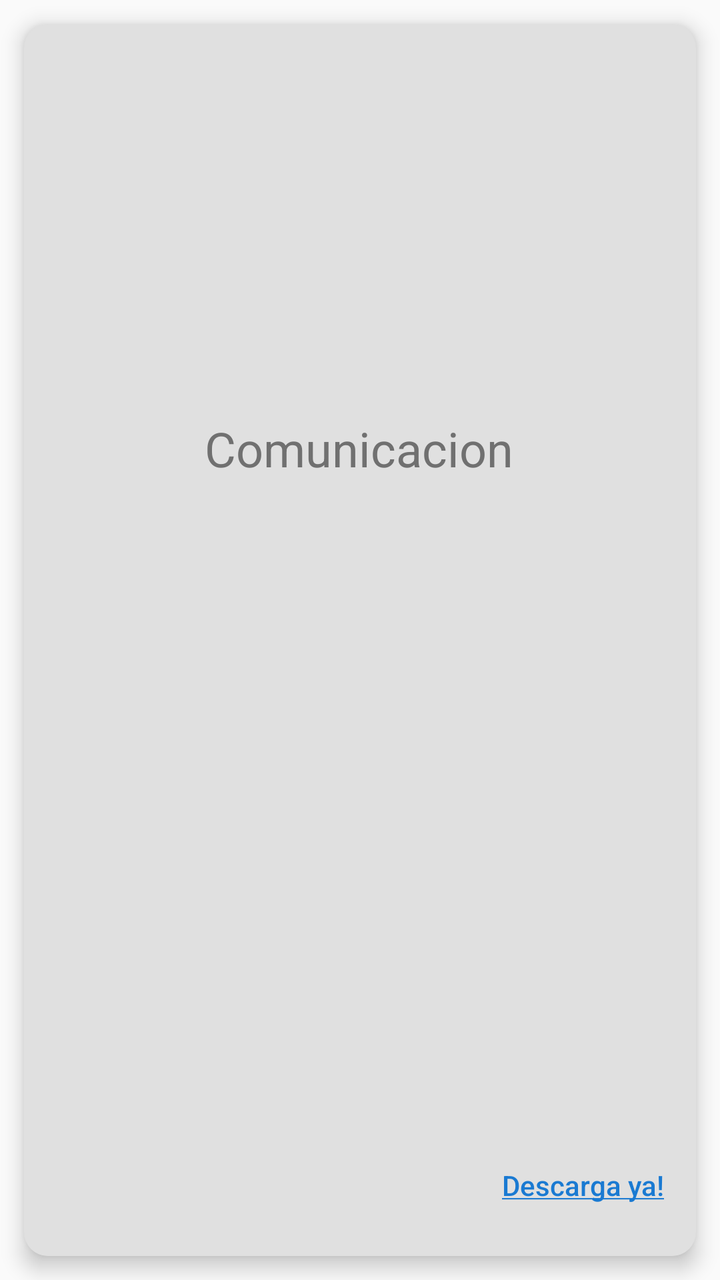
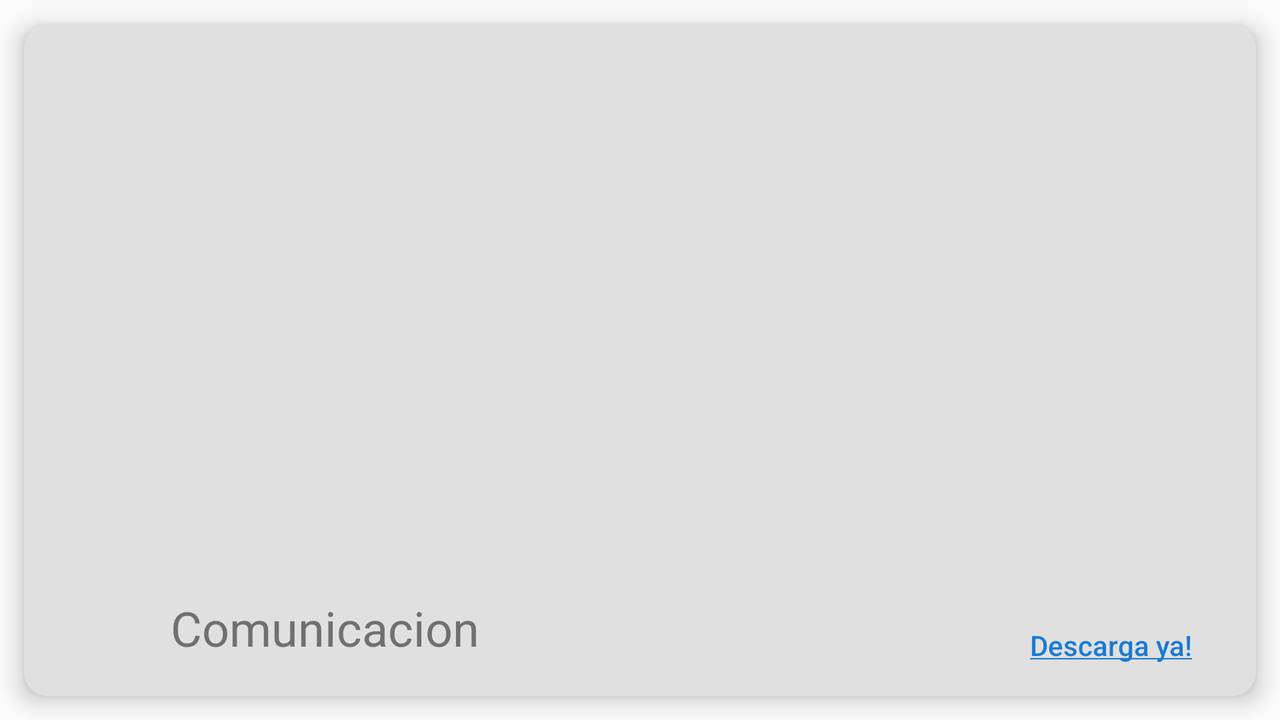

Two renders of one Android screen. The first uses the default layout on a phone; the second uses the alternative layout the repository ships for a different screen configuration, on a matching device. The two XML files are below.
<!-- AndroidManifest.xml: application theme lightTheme -->
<!-- res/layout/slide_secciones_layout.xml -->
<?xml version="1.0" encoding="utf-8"?>
<RelativeLayout xmlns:android="http://schemas.android.com/apk/res/android"
    xmlns:app="http://schemas.android.com/apk/res-auto"
    xmlns:tools="http://schemas.android.com/tools"
    android:layout_width="match_parent"
    android:layout_height="match_parent"
    >

    <androidx.cardview.widget.CardView
        android:id="@+id/cd_total"
        android:layout_width="match_parent"
        android:layout_height="match_parent"
        android:layout_marginStart="12dp"
        android:layout_marginLeft="12dp"
        android:layout_marginTop="12dp"
        android:layout_marginEnd="12dp"
        android:layout_marginBottom="12dp"
        app:cardCornerRadius="12dp"
        app:cardElevation="6dp"
        app:cardBackgroundColor="?cardbackground">

        <androidx.constraintlayout.widget.ConstraintLayout
            android:id="@+id/cd_app"
            android:layout_width="match_parent"
            android:layout_height="match_parent"
            android:background="?cardbackground"
            android:gravity="center"
            android:orientation="vertical"
            android:padding="16dp">

            <Button
                android:id="@+id/descarga_btn"
                android:layout_width="wrap_content"
                android:layout_height="wrap_content"
                android:layout_marginBottom="10dp"
                android:background="@android:color/transparent"
                android:gravity="bottom|right"
                android:text="@string/descarga"
                android:textAllCaps="false"
                android:textColor="?colorAccent"
                app:layout_constraintBottom_toBottomOf="parent"
                app:layout_constraintEnd_toEndOf="parent" />

            <ImageView
                android:id="@+id/slide_image"
                android:layout_width="170dp"
                android:layout_height="132dp"
                android:layout_marginTop="20dp"
                android:minWidth="150dp"
                android:minHeight="150dp"
                app:layout_constraintEnd_toEndOf="parent"
                app:layout_constraintStart_toStartOf="parent"
                app:layout_constraintTop_toTopOf="parent"
                app:srcCompat="@drawable/whatsapp" />

            <TextView
                android:id="@+id/slide_description"
                android:layout_width="322dp"
                android:layout_height="267dp"

                android:layout_marginStart="16dp"
                android:layout_marginLeft="16dp"
                android:layout_marginTop="26dp"
                android:layout_marginEnd="16dp"
                android:layout_marginRight="16dp"
                android:justificationMode="inter_word"
                android:textColor="?button"
                app:layout_constraintEnd_toEndOf="parent"
                app:layout_constraintHorizontal_bias="0.484"
                app:layout_constraintStart_toStartOf="parent"
                app:layout_constraintTop_toBottomOf="@+id/slide_heading" />

            <TextView
                android:id="@+id/colores_text"
                android:layout_width="wrap_content"
                android:layout_height="wrap_content"
                android:text="TextView"
                android:textColor="?colorAccent"
                android:visibility="invisible"
                app:layout_constraintEnd_toEndOf="parent"
                app:layout_constraintTop_toTopOf="parent" />

            <TextView
                android:id="@+id/slide_heading"
                android:layout_width="wrap_content"
                android:layout_height="wrap_content"
                android:layout_marginTop="28dp"
                android:text="Comunicacion"
                android:textColor="?button"
                android:textSize="24sp"
                app:layout_constraintEnd_toEndOf="parent"
                app:layout_constraintHorizontal_bias="0.497"
                app:layout_constraintStart_toStartOf="parent"
                app:layout_constraintTop_toBottomOf="@+id/slide_image" />

        </androidx.constraintlayout.widget.ConstraintLayout>


    </androidx.cardview.widget.CardView>






</RelativeLayout>
<!-- resources referenced by this layout -->
<resources>
  <string name="descarga"><u>Descarga ya!</u></string>
  <style name="lightTheme" parent="Theme.AppCompat.Light.NoActionBar">
          
  
          <item name="colorPrimary">#EBEBEBEB</item>
          <item name="colorPrimaryDark">#E0E0E0</item>
          <item name="colorAccent">#1A7AD2</item>
          <item name="backgroundcolor">#F5F5F5</item>
          <item name="cardbackground">#E0E0E0</item>
          <item name="text">#000000</item>
          <item name="buscador">@color/blanco</item>
          <item name="button">#707070</item>
          <item name="simbolo">@color/negro</item>
          <item name="barraNav">#2196f3</item>
          <item name="icon">@drawable/buscar</item>
          <item name="iconhome">@drawable/homelight</item>
          <item name="iconeasit">@drawable/logoeasiticonoletrasblanco</item>
  
  
      </style>
  <color name="blanco">#ffff</color>
  <color name="negro"> #000</color>
  <!-- drawable buscar: png bitmap (drawable-v24, 14741 bytes) -->
  <!-- drawable homelight: png bitmap (drawable, 10597 bytes) -->
  <!-- drawable logoeasiticonoletrasblanco: png bitmap (drawable-v24, 39218 bytes) -->
</resources>
<!-- res/layout-land/slide_secciones_layout.xml (the repository's variant of the layout above) -->
<!-- drawn on the phone turned sideways -->
<?xml version="1.0" encoding="utf-8"?>
<RelativeLayout xmlns:android="http://schemas.android.com/apk/res/android"
    xmlns:app="http://schemas.android.com/apk/res-auto"
    xmlns:tools="http://schemas.android.com/tools"
    android:layout_width="match_parent"
    android:layout_height="match_parent"
    >

    <androidx.cardview.widget.CardView
        android:id="@+id/cd_total"
        android:layout_width="match_parent"
        android:layout_height="match_parent"
        android:layout_marginStart="12dp"
        android:layout_marginLeft="12dp"
        android:layout_marginTop="12dp"
        android:layout_marginEnd="12dp"
        android:layout_marginBottom="12dp"
        app:cardCornerRadius="12dp"
        app:cardElevation="6dp"
        app:cardBackgroundColor="?cardbackground">

        <androidx.constraintlayout.widget.ConstraintLayout
            android:id="@+id/cd_app"
            android:layout_width="match_parent"
            android:layout_height="match_parent"
            android:background="?cardbackground"
            android:gravity="center"
            android:orientation="vertical"
            android:padding="16dp">

            <Button
                android:id="@+id/descarga_btn"
                android:layout_width="wrap_content"
                android:layout_height="wrap_content"
                android:layout_marginEnd="16dp"
                android:layout_marginRight="16dp"
                android:background="@android:color/transparent"
                android:gravity="bottom|right"
                android:text="@string/descarga"
                android:textAllCaps="false"
                android:textColor="?colorAccent"
                app:layout_constraintBottom_toBottomOf="parent"
                app:layout_constraintEnd_toEndOf="parent" />

            <ImageView
                android:id="@+id/slide_image"
                android:layout_width="120dp"
                android:layout_height="120dp"
                android:layout_marginTop="20dp"
                android:minWidth="120dp"
                android:minHeight="120dp"
                app:layout_constraintEnd_toEndOf="parent"
                app:layout_constraintHorizontal_bias="0.137"
                app:layout_constraintStart_toStartOf="parent"
                app:layout_constraintTop_toTopOf="parent"
                app:srcCompat="@drawable/whatsapp" />

            <TextView
                android:id="@+id/slide_description"
                android:layout_width="322dp"
                android:layout_height="267dp"

                android:layout_marginStart="16dp"
                android:layout_marginLeft="16dp"
                android:layout_marginTop="20dp"
                android:layout_marginEnd="16dp"
                android:layout_marginRight="16dp"
                android:justificationMode="inter_word"
                android:textColor="?button"
                app:layout_constraintEnd_toEndOf="parent"
                app:layout_constraintHorizontal_bias="0.906"
                app:layout_constraintStart_toStartOf="parent"
                app:layout_constraintTop_toTopOf="parent" />

            <TextView
                android:id="@+id/colores_text"
                android:layout_width="wrap_content"
                android:layout_height="wrap_content"
                android:text="TextView"
                android:textColor="?colorAccent"
                android:visibility="invisible"
                app:layout_constraintEnd_toEndOf="parent"
                app:layout_constraintTop_toTopOf="parent" />

            <TextView
                android:id="@+id/slide_heading"
                android:layout_width="169dp"
                android:layout_height="36dp"
                android:layout_marginStart="50dp"
                android:layout_marginLeft="50dp"
                android:gravity="center"
                android:text="Comunicacion"
                android:textColor="?button"
                android:textSize="24sp"
                app:layout_constraintBottom_toBottomOf="parent"
                app:layout_constraintEnd_toStartOf="@+id/descarga_btn"
                app:layout_constraintHorizontal_bias="0.0"
                app:layout_constraintStart_toStartOf="parent" />

        </androidx.constraintlayout.widget.ConstraintLayout>


    </androidx.cardview.widget.CardView>






</RelativeLayout>
